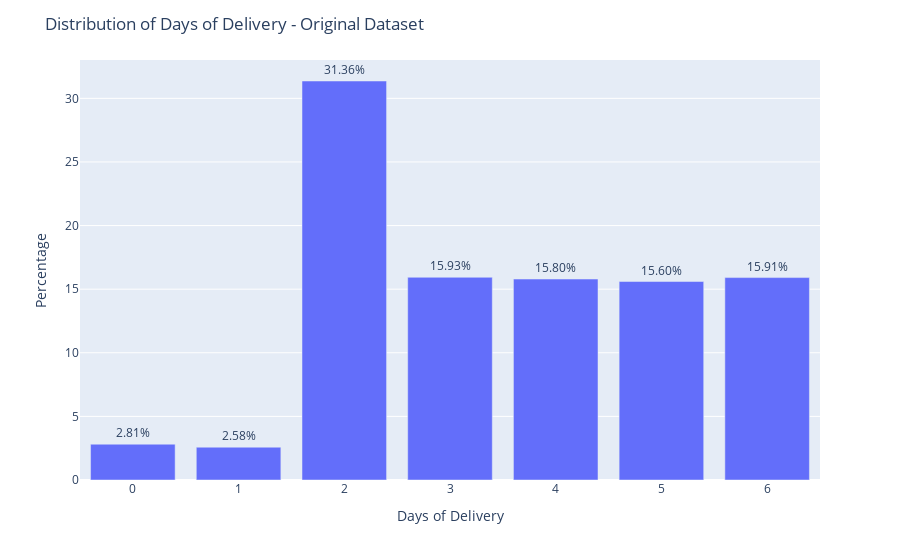

Notebook cell for this chart:
### Code cell
# Calculate the percentage distribution
percentage_distribution = df['Days for shipping (real)'].value_counts(normalize=True) * 100

# Create a bar chart using Plotly Express
fig = px.bar(x=percentage_distribution.index, y=percentage_distribution.values, labels={'x': 'Days of Delivery', 'y': 'Percentage'}, text=percentage_distribution.values.round(2))
fig.update_layout(title='Distribution of Days of Delivery - Original Dataset')
fig.update_traces(texttemplate='%{text:.2f}%', textposition='outside')

# Display the chart
fig.show()
pio.write_image(fig, 'bar_chart_delivery_original_dataset.png')

### Figure 1 — Plotly figure (JSON) as saved in the notebook; plotly's stock layout.template omitted (floating-point values rounded to 4 significant figures)
{"data": [{"alignmentgroup": "True", "hovertemplate": "Days of Delivery=%{x}<br>Percentage=%{y}<br>text=%{text}<extra></extra>", "legendgroup": "", "marker": {"color": "#636efa", "pattern": {"shape": ""}}, "name": "", "offsetgroup": "", "orientation": "v", "showlegend": false, "text": [31.36, 15.93, 15.91, 15.8, 15.6, 2.81, 2.58], "textposition": "outside", "texttemplate": "%{text:.2f}%", "type": "bar", "x": [2, 3, 6, 4, 5, 0, 1], "xaxis": "x", "y": [31.36, 15.93, 15.91, 15.8, 15.6, 2.814, 2.58], "yaxis": "y"}], "layout": {"barmode": "relative", "legend": {"tracegroupgap": 0}, "margin": {"t": 60}, "title": {"text": "Distribution of Days of Delivery - Original Dataset"}, "xaxis": {"anchor": "y", "domain": [0, 1], "title": {"text": "Days of Delivery"}}, "yaxis": {"anchor": "x", "domain": [0, 1], "title": {"text": "Percentage"}}}}
